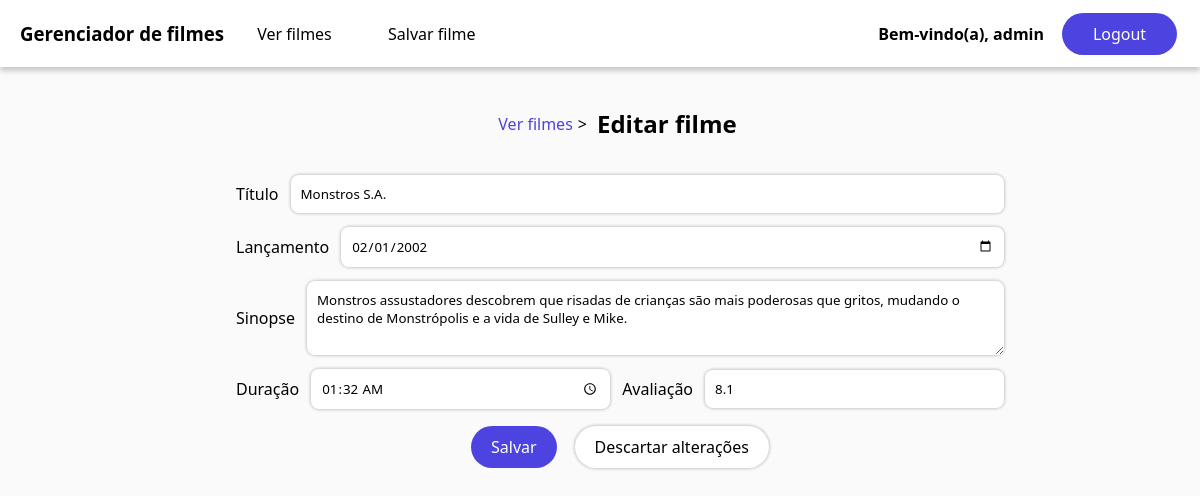
Page /editar_filme.php?id=1 (signed in) on the committed database.
### tables this page shows
CREATE TABLE `filmes` (
  `id` int(11) NOT NULL,
  `titulo` varchar(50) NOT NULL,
  `lancamento` date NOT NULL,
  `sinopse` varchar(200) NOT NULL,
  `duracao` time NOT NULL,
  `avaliacao` decimal(3,1) NOT NULL,
  `usuarioId` int(11) NOT NULL
);

### editar_filme.php (the view, shortened to what this page needs)
<?php
if ($_SERVER['REQUEST_METHOD'] === 'GET' && isset($_GET['id'])) {
    try {
        $conn = mysqli_connect('localhost', 'root', '', 'cinema');
        $sql = "SELECT * FROM filmes WHERE id = ? AND usuarioId = ?";
        $stmt = mysqli_prepare($conn, $sql);
        mysqli_stmt_bind_param($stmt, 'ii', $_GET['id'], $_SESSION['id']);
        mysqli_execute($stmt);
        $resultado = mysqli_stmt_get_result($stmt);
        $filme = mysqli_fetch_assoc($resultado);
    } catch (mysqli_sql_exception $e) {
        header('Location: editar_filme.php?code=4');
        exit;
    }
}
?>
<!DOCTYPE html>
<html lang="pt-br">
<head>
    <link rel="stylesheet" href="css/style.css">
</head>
<body>
    <?php include 'includes/header.php';
    include 'includes/toast.php'; ?>
    <section class="container">
        <div class="breadcrumb">
            <a href="filmes.php" class="link">Ver filmes</a>
            <span>></span>
            <h1 class="label">Editar filme</h1>
        </div>
        <form action="editar_filme.php" method="POST" class="form">
            <div class="formgroup">
                <label for="titulo">Título</label>
                <input class="forminput" type="text" id="titulo" name="titulo" value="<?= $filme['titulo'] ?>" required>
            </div>
            <div class="formgroup">
                <label for="lancamento">Lançamento</label>
                <input class="forminput" type="date" id="lancamento" name="lancamento" value="<?= date('Y-m-d', strtotime($filme['lancamento'])) ?>" required>
            </div>
            <div class="formgroup">
                <label for="sinopse">Sinopse</label>
                <textarea class="forminput" id="sinopse" name="sinopse" rows="3" maxlength="200"><?= $filme['sinopse'] ?></textarea>
            </div>
            <div class="formgroup">
                <label for="duracao">Duração</label>
                <input class="forminput" type="time" id="duracao" name="duracao" value="<?= date('H:i', strtotime($filme['duracao'])) ?>" required>
                <label for="avaliacao">Avaliação</label>
                <input class="forminput" type="number" min="0" max="10" step="0.1" id="avaliacao" name="avaliacao" value="<?= $filme['avaliacao'] ?>" required>
            </div>
            <div class="formgroup">
                <input class="btn btnprimary" type="submit" value="Salvar">
                <input class="btn btnsecondary" type="reset" value="Descartar alterações">
            </div>
        </form>
    </section>
</body>
</html>

### css/style.css (style rules this page uses)
* { font-family: 'Segoe UI', Tahoma, Geneva, Verdana, sans-serif; }
body, html { height: 100%; }
body { margin: 0; padding: 0; background-color: #fafafa; }
.btn { margin: 3px; display: inline-block; font-size: 16px; border: 0; background-color: #ffffff; color: #000000; padding: 10px 20px; text-decoration: none; text-align: center; font-weight: 500; border-radius: 100px; transition: background-color 0.1s ease, color 0.1s ease; }
.btnsecondary { box-shadow: 0px 0px 3px 1px #00000033; }
.btnprimary { background-color: #4C43E0; color: #ffffff; }
.forminput { width: 70%; display: block; padding: 10px; border-radius: 8px; box-shadow: 0px 0px 3px 1px #00000033; border: 0; flex: 1 1 0; }
.breadcrumb { width: 100%; display: flex; flex-direction: row; align-items: center; justify-content: center; gap: 5px; margin: 20px; }
.container { width: 80%; margin: 15px auto; display: flex; flex-direction: column; justify-content: center; align-items: center; flex-wrap: wrap; border-radius: 8px; gap: 10px; }
.form { margin: 0; display: flex; min-width: 80%; flex-direction: column; align-items: center; justify-content: space-between; gap: 14px; }
.formgroup { display: flex; flex-wrap: wrap; flex-direction: row; align-items: center; justify-content: center; width: 100%; gap: 12px; }
.label { margin: 5px; }
.link { text-decoration: none; color: #4C43E0; }

### rows in the picture
filmes: titulo "Monstros S.A.", lancamento "02/01/2002", sinopse "Monstros assustadores descobrem que risadas de crianças são mais poderosas que gritos, mudando o destino de Monstrópolis e a vida de Sulley e Mike.", duracao "01:32", avaliacao "8.1"

### other values in the picture
$_SESSION['usuario'] "admin"
